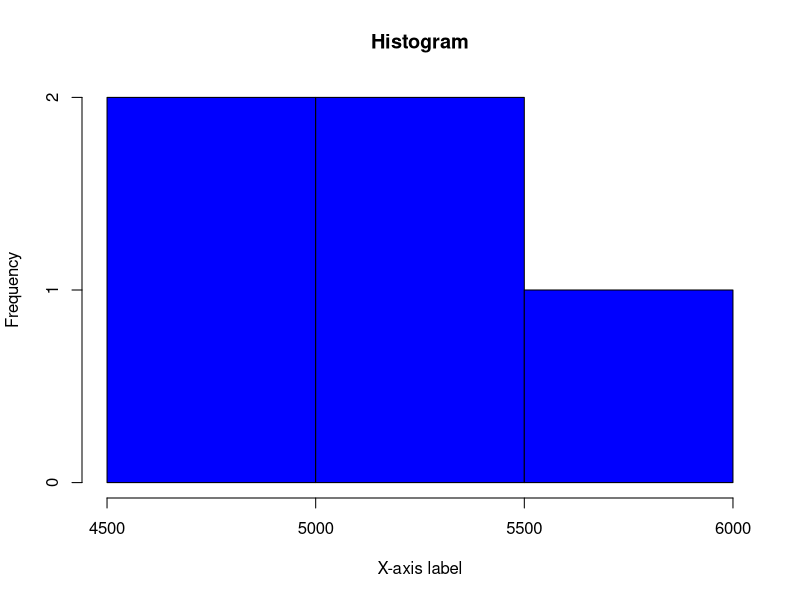
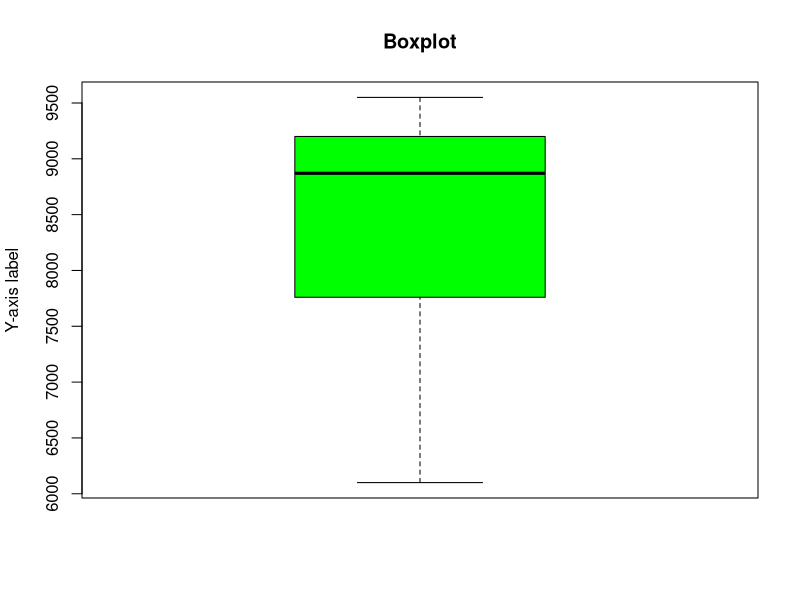
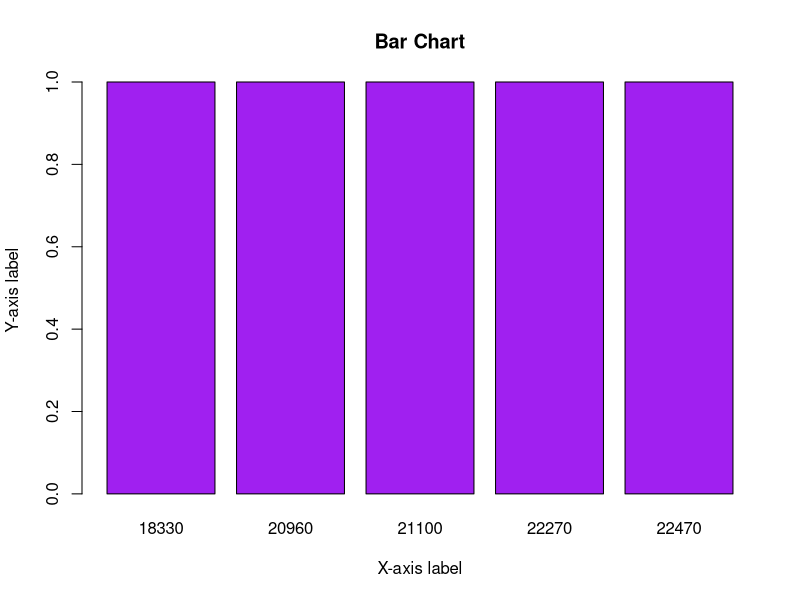
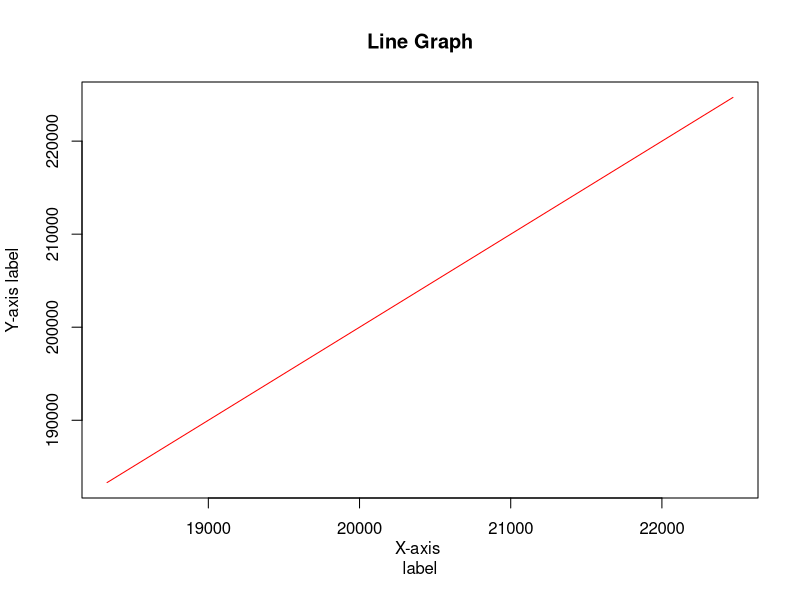
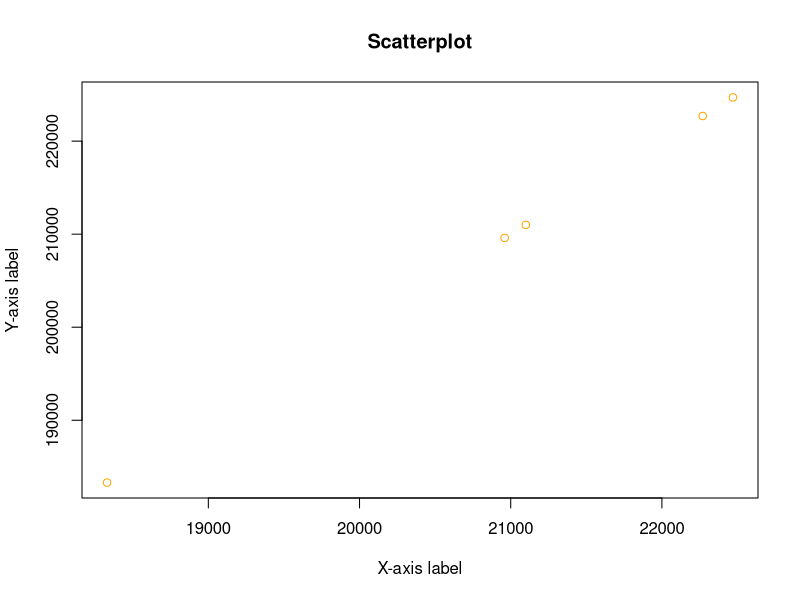
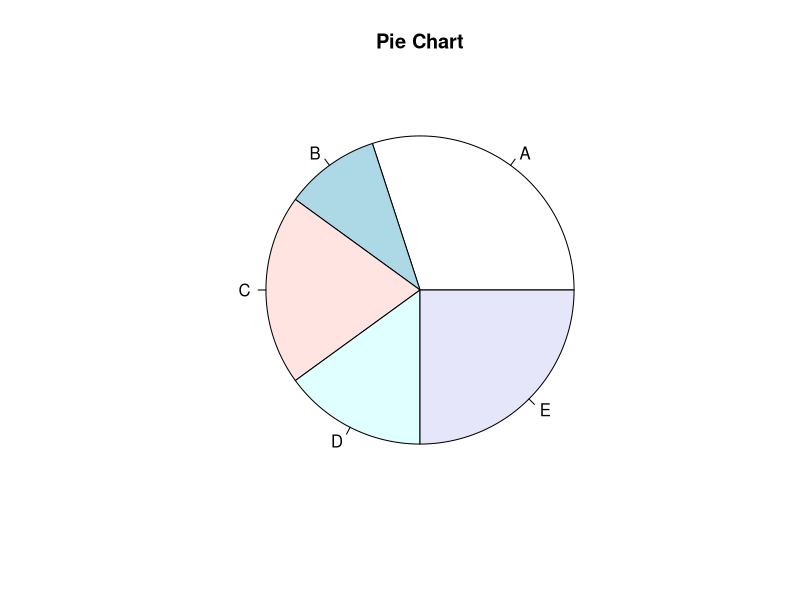

These charts were generated, in order, by the following R code:
setwd("F:/Pushkar/MCA/Sem-1/DAR")
data <- read.csv("SalesData1.csv")
data
# Create a histogram
hist(data$toothpaste, main = "Histogram", xlab = "X-axis label", col = "blue", border = "black")
# Create a boxplot
boxplot(data$bathingsoap, main = "Boxplot", ylab = "Y-axis label", col = "green")
# Create a bar chart
barplot(table(data$total_units), main = "Bar Chart", xlab = "X-axis label", ylab = "Y-axis label", col = "purple")
# Create a line graph
plot(data$total_units, data$total_profit, type = "l", col = "red", main = "Line Graph", xlab = "X-axis 
label", ylab = "Y-axis label")
# Create a scatterplot
plot(data$total_units, data$total_profit, col = "orange", main = "Scatterplot", xlab = "X-axis label", 
     ylab = "Y-axis label")
# Create a pie chart
slices <- c(30, 10, 20, 15, 25)
lbls <- c("A", "B", "C", "D", "E")
pie(slices, labels = lbls, main = "Pie Chart")

